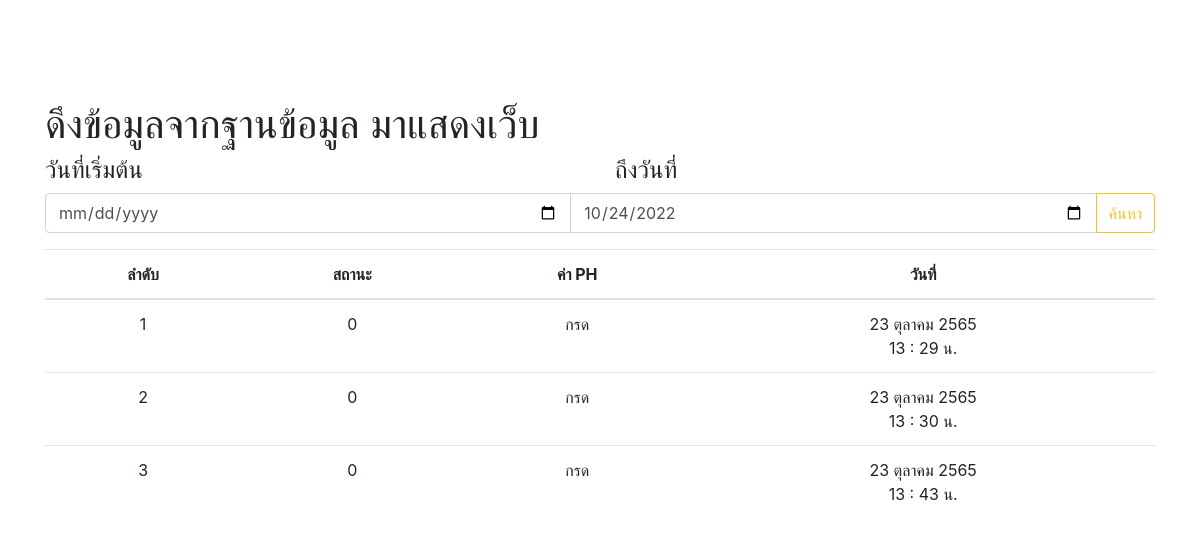
Before: / with the older database file.
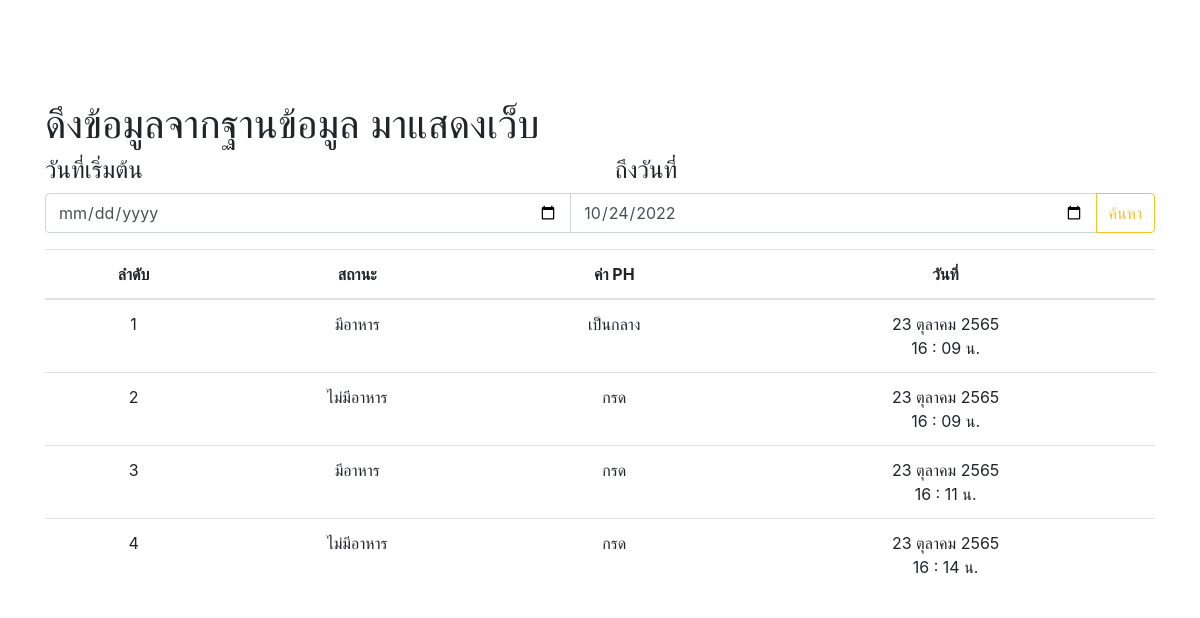
After: the same page with the newer database file.
### tables this page shows
CREATE TABLE `esp8266` (
  `id` int(11) NOT NULL,
  `id_ir` int(11) NOT NULL,
  `pH` float NOT NULL,
  `day` timestamp NOT NULL DEFAULT current_timestamp() ON UPDATE current_timestamp()
);

CREATE TABLE `ir` (
  `id_ir` int(11) NOT NULL,
  `ir` text NOT NULL
);

### config/connectdb.php (called while the page is built, shortened)
<?php
class DB
{
    private static $link = null;
    public static function getLink()
    {
        self::$link = new PDO("mysql:host=" . DB_HOST . ";dbname=" . DB_NAME . ";charset=utf8", DB_USERNAME, DB_PASSWORD);
        self::$link->setAttribute(PDO::ATTR_ERRMODE, PDO::ERRMODE_EXCEPTION);
        return self::$link;
    }
    public static function __callStatic($name, $args)
    {
        $callback = array(self::getLink(), $name);
        return call_user_func_array($callback, $args);
    }
}

### index.php (the view, shortened to what this page needs)
<!DOCTYPE html>
<html lang="en">
<?php
include("./config/connectdb.php");
?>
<head>
    <link rel="stylesheet" href="./bootstrap.css">
</head>
<body>
    <?php
    $key = isset($_GET["key"]) ? $_GET["key"] : null;
    if ($key == "lGE85ehip") {
        $start = isset($_GET["start"]) ? $_GET["start"] : null;
        $end = isset($_GET["end"]) ? $_GET["end"] : null;
        $sql_search = "SELECT *,
                            DATE_FORMAT(rt.day, '%d') as Dd ,
                            DATE_FORMAT(rt.day, '%c') as month ,
                            DATE_FORMAT(rt.day, '%Y') as year,
                            DATE_FORMAT(rt.day, '%H : %i ') as time
                        FROM `esp8266` as rt INNER JOIN ir  ON ir.id_ir = rt.id_ir WHERE  rt.day BETWEEN '{$start}' AND '{$end}' ";
    } else {
        $sql_search = "SELECT *,
                            DATE_FORMAT(rt.day, '%d') as Dd ,
                            DATE_FORMAT(rt.day, '%c') as month ,
                            DATE_FORMAT(rt.day, '%Y') as year,
                            DATE_FORMAT(rt.day, '%H : %i ') as time
                        FROM `esp8266` as rt INNER JOIN ir  ON ir.id_ir = rt.id_ir";
    }
    ?>
    <div class="container" style="margin-top: 100px;">
        <h1>ดึงข้อมูลจากฐานข้อมูล มาแสดงเว็บ</h1>
        <div class="row">
            <div class="col-md-6">
                <h4 class="control-label">วันที่เริ่มต้น</h4>
            </div>
            <div class="col-md-6">
                <h4 class="control-label">ถึงวันที่</h4>
            </div>
        </div>
        <form name="form-date" action="./index.php" method="GET">
            <div class="input-group mb-3">
                <input type="date" class="form-control" name="start" value="<?php echo $key != null ? $start :  "" ?>" aria-label="Recipient's username" aria-describedby="basic-addon2" required>
                <input type="date" class="form-control" name="end" value="<?php echo $key != null? $end :  date("Y-m-d") ?>" aria-label="Recipient's username" aria-describedby="basic-addon2">
                <div class="input-group-append">
                    <button class="btn btn-outline-secondary" name="key" value="lGE85ehip" type="submit">ค้นหา</button>
                </div>
            </div>
        </form>
        <table id="mg_table" class="table  table-borderless " style="width:100%">
            <thead>
                <tr>
                    <th class="text-center">ลำดับ</th>
                    <th class="text-center">สถานะ</th>
                    <th class="text-center">ค่า PH</th>
                    <th class="text-center">วันที่</th>
                </tr>
            </thead>
            <tbody>
                <?php
                $thaimonth = ["มกราคม", "กุมภาพันธ์", "มีนาคม", "เมษายน", "พฤษภาคม", "มิถุนายน", "กรกฎาคม", "สิงหาคม", "กันยายน", "ตุลาคม", "พฤศจิกายน", "ธันวาคม"];
                $i_r = 1;
                foreach (DB::query($sql_search, PDO::FETCH_OBJ) as $row) :
                    $date = '' . $row->Dd . ' ' . $thaimonth[$row->month - 1] . ' ' . (543 + intval($row->year));;
                    $timeStart_reserv = $date . "</br> " . $row->time . ' น.';
                ?>
                    <tr>
                        <td class="text-center"><?php echo $i_r++ ?></td>
                        <td class="text-center"><?php echo $row->ir?></td>
                        <td class="text-center">
                            <?php
                            if ($row->pH > 7) {
                                echo "เบสหรือด่าง";
                            } elseif ($row->pH == 7) {
                                echo "เป็นกลาง";
                            } else {
                                echo "กรด";
                            }
                            ?>
                        </td>
                        <td class="text-center">
                            <?php echo $timeStart_reserv ?>
                        </td>
                    </tr>
                <?php
                endforeach;
                ?>
            </tbody>
        </table>
    </div>
</body>
</html>

Changed rows visible on the page:
removed esp8266: id_ir.ir "0", pH "กรด", date "23 ตุลาคม 2565", time "13 : 29"
removed esp8266: id_ir.ir "0", pH "กรด", date "23 ตุลาคม 2565", time "13 : 30"
removed esp8266: id_ir.ir "0", pH "กรด", date "23 ตุลาคม 2565", time "13 : 43"
added esp8266: id_ir.ir "มีอาหาร", pH "เป็นกลาง", date "23 ตุลาคม 2565", time "16 : 09"
added esp8266: id_ir.ir "ไม่มีอาหาร", pH "กรด", date "23 ตุลาคม 2565", time "16 : 09"
added esp8266: id_ir.ir "มีอาหาร", pH "กรด", date "23 ตุลาคม 2565", time "16 : 11"
added esp8266: id_ir.ir "ไม่มีอาหาร", pH "กรด", date "23 ตุลาคม 2565", time "16 : 14"
